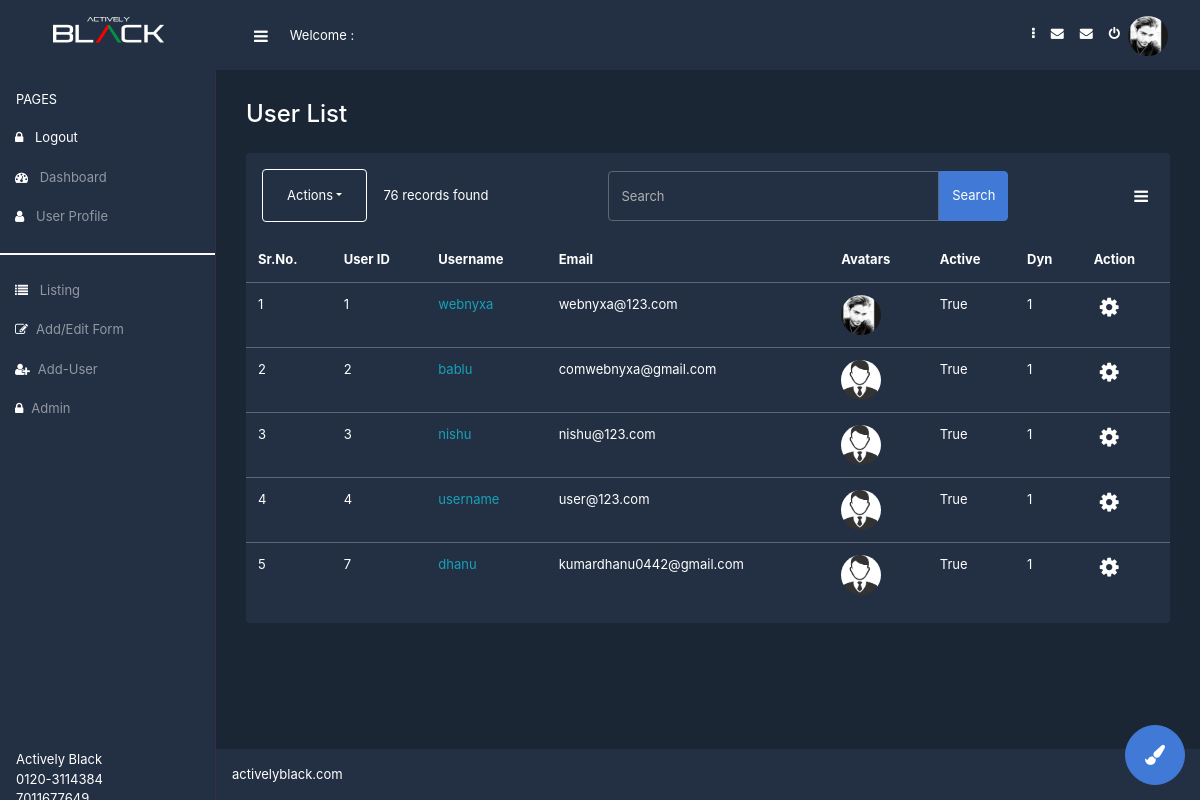
The app's page /listing (signed in) with its own data.
### sites/models.py (models this page shows)
class Sites(models.Model):
    site_name=models.CharField(max_length=100,blank=True,null=True)
    site_title=models.CharField(max_length=100,blank=True,null=True)
    site_discription=models.CharField(max_length=500,blank=True,null=True)
    site_address=models.CharField(max_length=200,blank=True,null=True)
    site_url=models.URLField(blank=True,null=True)
    site_logo=models.ImageField(blank=True,null=True,upload_to='sites/images')
    site_favicon=models.ImageField(blank=True,null=True,upload_to='sites/images')
    site_form_image=models.ImageField(blank=True,null=True,upload_to='sites/images')
    site_contect_no1=models.CharField(max_length=20,blank=True,null=True)
    site_contect_no2=models.CharField(max_length=20,blank=True,null=True)
    site_work_time=models.CharField(max_length=100,blank=True,null=True)
    site_email=models.EmailField(blank=True,null=True)
    site_facebook=models.URLField(blank=True,null=True)
    site_instagram=models.URLField(blank=True,null=True)
    site_twitter=models.URLField(blank=True,null=True)
    site_youtube=models.URLField(blank=True,null=True)

### management/models.py (models this page shows, shortened)
class User(AbstractBaseUser, PermissionsMixin):
    username_validator = UnicodeUsernameValidator()
    username = models.CharField(
        _('username'),
        max_length=150,
        unique=True,
        help_text=_('Required. 150 characters or fewer. Letters, digits and @/./+/-/_ only.'),
        validators=[username_validator],
        error_messages={
            'unique': _("A user with that username already exists."),
        },
    )
    first_name = models.CharField(_('first name'), max_length=150, blank=True)
    last_name = models.CharField(_('last name'), max_length=150, blank=True)
    email = models.EmailField(_('email address'), blank=True)
    is_staff = models.BooleanField(
        _('staff status'),
        default=False,
        help_text=_('Designates whether the user can log into this admin site.'),
    )
    is_active = models.BooleanField(
        _('active'),
        default=True,
        help_text=_(
            'Designates whether this user should be treated as active. '
            'Unselect this instead of deleting accounts.'
        ),
    )
    date_joined = models.DateTimeField(_('date joined'), default=timezone.now)
    objects = CustomUserManager()
    EMAIL_FIELD = 'email'
    USERNAME_FIELD = 'username'
    REQUIRED_FIELDS = ['email']

class Profile(models.Model):
    user=models.OneToOneField(User,on_delete=models.CASCADE)
    desc=models.TextField(blank=True,null=True)
    token = models.UUIDField(default=uuid.uuid4, editable=False, unique=True)
    is_verified=models.BooleanField(default=False)
    avatar=models.ImageField(null=True,blank=True,default='avatars/default.png',upload_to='avatars')
    address=models.CharField(max_length=500,blank=True,null=True)
    work_at=models.CharField(max_length=100,blank=True,null=True)
    display_name=models.CharField(max_length=50,blank=True,null=True)
    city=models.CharField(max_length=100,blank=True,null=True)
    post_code=models.CharField(max_length=50,blank=True,null=True)
    mobile_no=models.CharField(max_length=13,blank=True,null=True)
    country=CountryField()
    state=models.CharField(max_length=50,blank=True,null=True)
    customer='customer'
    vender='vender'
    account_select=[
        (customer,'customer'),
        (vender,'vender'),
    ]
    status=models.CharField(max_length=20,choices=account_select,default=customer,blank=True,null=True)
    admission=models.BooleanField(default=False,verbose_name=_("admission"),blank=True,null=True)
    referrals=models.IntegerField(default=0,blank=True,null=True)
    code=models.CharField(max_length=200,blank=True,null=True)
    recommended_by=models.ForeignKey(User,on_delete=models.CASCADE,related_name="recommended_by",blank=True,null=True)
    blance=models.FloatField(default=0.00,blank=True,null=True)
    requested=models.FloatField(default=0.00,blank=True,null=True)
    date=models.DateTimeField(auto_now_add=True,blank=True,null=True)
    date_update=models.DateTimeField(auto_now=True,blank=True,null=True)
    slug=models.SlugField(blank=True,null=True,unique=True,verbose_name=_("Slugfiy"),allow_unicode=True)
    facebook=models.URLField(blank=True,null=True)
    teitter=models.URLField(blank=True,null=True)
    instagram=models.URLField(blank=True,null=True)
    def create_profile(sender, **kwargs):
        if kwargs['created']:
            user_profile = Profile.objects.create(
              user=kwargs['instance'], )
    post_save.connect(create_profile, sender=User)

### management/views.py (the view)
# urls.py: path('listing',listing,name='listing'),
@user_passes_test(check_admin)
@login_required(login_url='login')
def listing(request):
    users=User.objects.all()
    return render(request,'management/listing.html',{'user':users})

### management/templates/management/listing.html (shortened to what this page needs)
{% extends 'management/base.html' %}
{% load static %}
{% block content %}
    <div class="dashboard dark-theme">
        <aside class="drawer">
            <div class="drawer-header header-common py-3 px-3 text-center">
                <a href="#">
                    {% for name in site %}
                    <img src="{{name.site_logo.url}}" alt="Actively Black" />
                    {% endfor %}                </a>
            </div>
            <div class="drawer-main">
                <div class="drawer-content py-3">
                    <div class="d-block  px-3">
                        <small>PAGES</small>
                    </div>
                    <div class="navbar navbar-dark px-0">
                        <ul class="navbar-nav w-100">
                            <li class="nav-item active">
                                <a href="{% url 'logout' %}" class="nav-link"><i class="fa fa-lock mr-2" aria-hidden="true"></i>
                                    Logout</a>
                            </li>
                            <li class="nav-item">
                                <a href="{% url 'dashboard' %}" class="nav-link"><i class="fa fa-dashboard mr-2" aria-hidden="true"></i>
                                    Dashboard</a>
                            </li>
                            <li class="nav-item">
                                <a href="{% url 'profile' %}" class="nav-link"><i class="fa fa-user mr-2" aria-hidden="true"></i> User
                                    Profile</a>
                            </li>
                            <li class="nav-item">
                                <hr style="height:2px;border-width:0;color:rgb(250, 248, 248);background-color:rgb(255, 250, 250)">
                                <a href="{% url 'listing' %}" class="nav-link"><i class="fa fa-list mr-2" aria-hidden="true"></i>
                                    Listing</a>
                            </li>
                            <li class="nav-item">
                                <a href="{% url 'add-user' %}" class="nav-link"><i class="fa fa-edit mr-2" aria-hidden="true"></i>Add/Edit
                                    Form</a>
                            </li>
                            <li class="nav-item">
                                <a href="{% url 'admin-add-user' %}" class="nav-link"><i class="fa fa-user-plus mr-2" aria-hidden="true"></i>Add-User
                                </a>
                            </li>
                            <li class="nav-item">
                                <a href="{% url 'admin:index' %}  " class="nav-link"><i class="fa fa-lock mr-2" aria-hidden="true"></i>Admin
                                    </a>
                            </li>
                        </ul>
                    </div>
                </div>
                <div class="drawer-footer mt-auto px-3">
                    <p class="mb-0"><a href="#" class="">Actively Black</a></p>
                    {% for name in site %}
                    <p class="mb-0" class="">{{name.site_contect_no1}}</p>
                    <p class="mb-0" class="">{{name.site_contect_no2}}</p>
                    {% endfor %}
                </div>
            </div>
        </aside>
        <div class="main-content">
            <header class="main-header header-common py-3 px-3" style="background-color:#233044;">
                <nav class="navbar navbar-expand-lg py-0">
                    <div class="collapse navbar-collapse" id="navbarSupportedContent">
                        <button class="mr-3 toggle-button bg-transparent border-0 outline-0 text-white border-0" type="button"> <i class="fa fa-bars" aria-hidden="true"></i></button>
                        <p style="color: white;" class="m-0">Welcome : {{request.user.first_name}}</p>
                        <ul class="navbar-nav ml-auto">
                            <li class="nav-item active">
                                <a class="nav-link" href="#">
                                    <i class="fa fa-ellipsis-v"></i>
                                </a>
                            </li>
                            <li class="nav-item">
                                <a class="nav-link" href="#">
                                    <i class="fa fa-envelope"></i>
                                </a>
                            </li>
                            <li class="nav-item">
                                <a class="nav-link" href="#">
                                    <i class="fa fa-envelope"></i>
                                </a>
                            </li>
                            <li class="nav-item">
                                <a class="nav-link" href="{% url 'logout' %}">
                                    <i class="fa fa-power-off"></i>
                                </a>
                            </li>
                            <li class="nav-item">
                                <img class="card-img-top nav-profile" src="{{request.user.profile.avatar.url}}"
                                alt="Card image cap">
                            </li>
                        </ul>
                    </div>
                </nav>
            </header>
            <section class="centered-content">
                <div class="title mb-4">
                    <h1>User List</h1>
                </div>
                <div class="card border-0">
                    <div class="toolbar my-3 px-3">
                        <div class="d-flex align-items-center justify-content-between">
                            <div class="d-flex align-items-center">
                                <div class="acions">
                                    <a href="javascript:void(0)"
                                        class="action-dropdown dropdown-toggle py-3 px-4 rounded d-inline-block"
                                        id="dropdownMenuButton" data-toggle="dropdown" aria-haspopup="true"
                                        aria-expanded="false">Actions</a>
                                </div>
                                <div class="records ml-3">
                                    <p class="mb-0">76 records found</p>
                                </div>
                            </div>
                            <div class="search-toolbar">
                                <div class="search-tool">
                                    <form class="d-flex">
                                        <input class="form-control rounded-right-0" type="search" placeholder="Search"
                                            aria-label="Search">
                                        <button class="btn btn-primary rounded-left-0" type="submit">Search</button>
                                    </form>
                                </div>
                            </div>
                            <div class="filterList">
                                <button class="icon-button" class="dropdown-toggle" id="paginationDropdown"
                                    data-toggle="dropdown" aria-haspopup="true" aria-expanded="false">
                                    <i class="fa fa-bars" aria-hidden="true"></i>
                                </button>
                            </div>
                        </div>
                    </div>
                    <div class="listing">
                        <div class="enhanced-table">
                            <div class="table-repsponsive">
                                <table class="table">
                                    <thead>
                                        <tr><th>Sr.No.</th>
                                            <th>User ID</th>
                                            <th>Username</th>
                                            <th>Email</th>
                                            <th>Avatars</th>
                                            <th>Active</th>
                                            <th>Dyn</th>
                                            {% if request.user.is_superuser %}
                                            <th>Action</th>
                                            {% endif %}
                                        </tr>
                                    </thead>
                                    <tbody>
                                        <tr>
                                            {% for item in user %}
                                            <td>{{forloop.counter}}</td>
                                            <td>{{item.id}}</td>
                                            <td><a href="/view-profile/{{item.profile.slug}}" class="text-info">{{item.username}}</a></td>
                                            <td>{{item.email}}</td>
                                            <td><img class="card-img-top rounded-circle" src="{{item.profile.avatar.url}}"
                                                alt="Card image cap"></td>
                                            <td>{{item.is_active}}</td>
                                            <td>1</td>
                                            {% if request.user.is_superuser %}
                                            <td>
                                                <button class="icon-button" class="dropdown-toggle"
                                                    id="tableActionDropdown" data-toggle="dropdown" aria-haspopup="true"
                                                    aria-expanded="false">
                                                    <i class="fa fa-cog" aria-hidden="true"></i>
                                                </button>
                                            </td>
                                            {% endif %}
                                        </tr>
                                    {% endfor %}
                                    </tbody>
                                </table>
                            </div>
                        </div>
                    </div>
                </div>
            </section>
            <footer class="footer py-3 px-3">
                {% for name in site %}
                <p class="mb-0"><a href="{{name.site_url}}">activelyblack.com</a></p>
                {% endfor %}
            </footer>
            <button class="color-picker-btn btn btn-primary">
                <i class="fa fa-paint-brush" aria-hidden="true"></i>
            </button>
        </div>
    </div>
{% endblock %}

### records on screen
Sites: site_logo (picture), site_contect_no1 "0120-3114384"
User: user.profile.avatar (picture), id "1", username "webnyxa", email "webnyxa@123.com", profile.avatar (picture), is_active "True"
User: id "2", username "bablu", email "comwebnyxa@gmail.com", profile.avatar (placeholder picture), is_active "True"
User: id "3", username "nishu", email "nishu@123.com", profile.avatar (placeholder picture), is_active "True"
User: id "4", username "username", email "user@123.com", profile.avatar (placeholder picture), is_active "True"
User: id "7", username "dhanu", email "kumardhanu0442@gmail.com", profile.avatar (placeholder picture), is_active "True"
